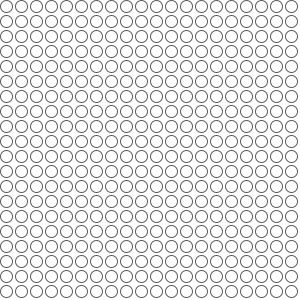
Frame 1 (no input)
Frame 60 (the mouse pressed at the canvas centre just before this capture): identical to frame 1, image omitted
Frame 120 (the mouse held since frame 60 and released just before this capture): identical to frame 1, image omitted

The Processing sketch that drew this single still picture (run headless with seeded random() and noise(); from frame 60 on, the mouse is pressed at the canvas centre):

// Processing sketch: processing_85008
// ── processing_85008.pde

void setup(){
  size(300,300);
  ellipseMode(CORNER);
}

boolean[][] lgt=new boolean[20][20];
void draw(){
  background(#ffffff);
  
  for(int a=0;a<20;a++){
    for(int b=0;b<20;b++){
      if(a*15<mouseX && mouseX<a*15+12 && b*15<mouseY && mouseY<b*15+12){
        lgt[a][b]=true;
      }
      if(lgt[a][b]==true){stroke(50);fill(50);}else{fill(#ffffff);stroke(90);}
      ellipse(a*15,b*15,12,12);
    }
  }
}
